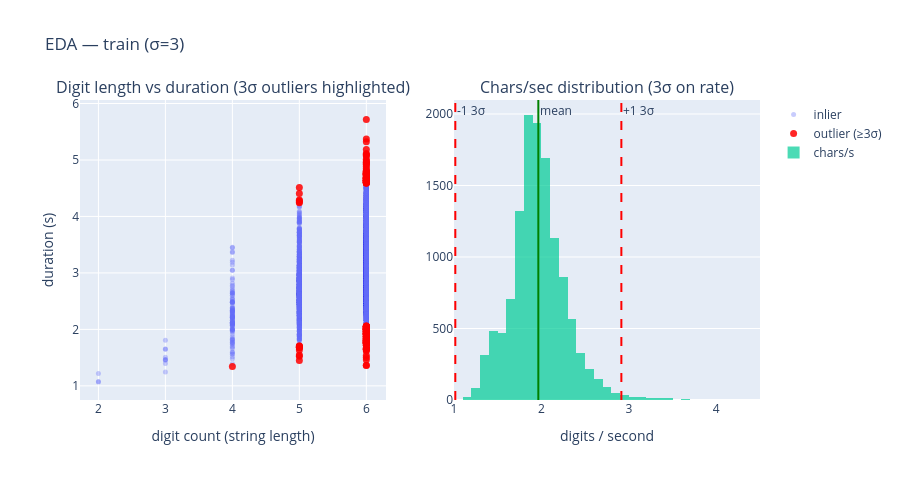
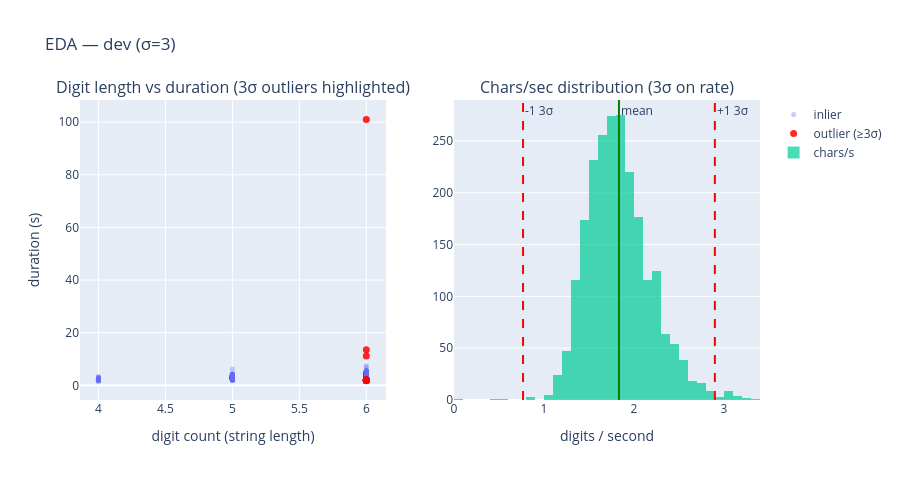

Write notebook code for charts like these, in order.
### Code cell
def plot_digit_vs_duration(df: pd.DataFrame, title: str, sigma: int = 3):
    sub = df[df["digit_len"].notna()].copy()
    cps_flag = sub[f"outlier_cps_{sigma}sigma"]
    resid_flag = sub[f"outlier_resid_{sigma}sigma"]
    any_flag = cps_flag | resid_flag

    fig = make_subplots(
        rows=1,
        cols=2,
        subplot_titles=(
            f"Digit length vs duration ({sigma}σ outliers highlighted)",
            f"Chars/sec distribution ({sigma}σ on rate)",
        ),
    )

    fig.add_trace(
        go.Scatter(
            x=sub.loc[~any_flag, "digit_len"],
            y=sub.loc[~any_flag, "duration_sec"],
            mode="markers",
            marker=dict(size=5, opacity=0.35),
            name="inlier",
            hovertext=sub.loc[~any_flag, "filename"],
        ),
        row=1,
        col=1,
    )
    fig.add_trace(
        go.Scatter(
            x=sub.loc[any_flag, "digit_len"],
            y=sub.loc[any_flag, "duration_sec"],
            mode="markers",
            marker=dict(size=7, color="red", opacity=0.85),
            name=f"outlier (≥{sigma}σ)",
            hovertext=sub.loc[any_flag, "filename"],
        ),
        row=1,
        col=1,
    )

    mu = float(sub["chars_per_sec"].mean())
    sd = float(sub["chars_per_sec"].std(ddof=0))
    fig.add_trace(
        go.Histogram(x=sub["chars_per_sec"], nbinsx=50, name="chars/s", opacity=0.7),
        row=1,
        col=2,
    )
    for sign in (-1, 1):
        fig.add_vline(
            x=mu + sign * sigma * sd,
            line_dash="dash",
            line_color="red",
            annotation_text=f"{sign:+} {sigma}σ",
            row=1,
            col=2,
        )
    fig.add_vline(x=mu, line_color="green", annotation_text="mean", row=1, col=2)

    fig.update_xaxes(title_text="digit count (string length)", row=1, col=1)
    fig.update_yaxes(title_text="duration (s)", row=1, col=1)
    fig.update_xaxes(title_text="digits / second", row=1, col=2)

    fig.update_layout(title_text=title, showlegend=True, height=480)
    fig.show()


_FLAGGED_BY_SPLIT = {"train": train_flagged, "dev": dev_flagged, "all": all_flagged}

sigma_radio = widgets.RadioButtons(options=[3, 4, 5], description="σ cutoff")
split_dd = widgets.Dropdown(options=["train", "dev", "all"], value="train", description="Split")


def _eda_refresh(change=None):
    plot_digit_vs_duration(
        _FLAGGED_BY_SPLIT[split_dd.value],
        title=f"EDA — {split_dd.value} (σ={sigma_radio.value})",
        sigma=sigma_radio.value,
    )


sigma_radio.observe(_eda_refresh, names="value")
split_dd.observe(_eda_refresh, names="value")

display(widgets.HBox([sigma_radio, split_dd]))
_eda_refresh()

### Figure 1 — Plotly figure (JSON) as saved in the notebook; plotly's stock layout.template omitted (floating-point values rounded to 4 significant figures; data arrays with more than 128 entries replaced by an {"elided": "..."} marker saying what was removed)
{"data": [{"hovertext": {"elided": "12354 str values"}, "marker": {"opacity": 0.35, "size": 5}, "mode": "markers", "name": "inlier", "type": "scatter", "x": {"elided": "12354 int values"}, "xaxis": "x", "y": {"elided": "12354 float values"}, "yaxis": "y"}, {"hovertext": {"elided": "199 str values"}, "marker": {"color": "red", "opacity": 0.85, "size": 7}, "mode": "markers", "name": "outlier (≥3σ)", "type": "scatter", "x": {"elided": "199 int values"}, "xaxis": "x", "y": {"elided": "199 float values"}, "yaxis": "y"}, {"name": "chars/s", "nbinsx": 50, "opacity": 0.7, "type": "histogram", "x": {"elided": "12553 float values"}, "xaxis": "x2", "yaxis": "y2"}], "layout": {"annotations": [{"font": {"size": 16}, "showarrow": false, "text": "Digit length vs duration (3σ outliers highlighted)", "x": 0.225, "xanchor": "center", "xref": "paper", "y": 1, "yanchor": "bottom", "yref": "paper"}, {"font": {"size": 16}, "showarrow": false, "text": "Chars/sec distribution (3σ on rate)", "x": 0.775, "xanchor": "center", "xref": "paper", "y": 1, "yanchor": "bottom", "yref": "paper"}, {"showarrow": false, "text": "-1 3σ", "x": 1.015, "xanchor": "left", "xref": "x2", "y": 1, "yanchor": "top", "yref": "y2 domain"}, {"showarrow": false, "text": "+1 3σ", "x": 2.914, "xanchor": "left", "xref": "x2", "y": 1, "yanchor": "top", "yref": "y2 domain"}, {"showarrow": false, "text": "mean", "x": 1.965, "xanchor": "left", "xref": "x2", "y": 1, "yanchor": "top", "yref": "y2 domain"}], "height": 480, "shapes": [{"line": {"color": "red", "dash": "dash"}, "type": "line", "x0": 1.015, "x1": 1.015, "xref": "x2", "y0": 0, "y1": 1, "yref": "y2 domain"}, {"line": {"color": "red", "dash": "dash"}, "type": "line", "x0": 2.914, "x1": 2.914, "xref": "x2", "y0": 0, "y1": 1, "yref": "y2 domain"}, {"line": {"color": "green"}, "type": "line", "x0": 1.965, "x1": 1.965, "xref": "x2", "y0": 0, "y1": 1, "yref": "y2 domain"}], "showlegend": true, "title": {"text": "EDA — train (σ=3)"}, "xaxis": {"anchor": "y", "domain": [0, 0.45], "title": {"text": "digit count (string length)"}}, "xaxis2": {"anchor": "y2", "domain": [0.55, 1], "title": {"text": "digits / second"}}, "yaxis": {"anchor": "x", "domain": [0, 1], "title": {"text": "duration (s)"}}, "yaxis2": {"anchor": "x2", "domain": [0, 1]}}}

### Figure 2 — Plotly figure (JSON) as saved in the notebook; plotly's stock layout.template omitted (floating-point values rounded to 4 significant figures; data arrays with more than 128 entries replaced by an {"elided": "..."} marker saying what was removed)
{"data": [{"hovertext": {"elided": "2243 str values"}, "marker": {"opacity": 0.35, "size": 5}, "mode": "markers", "name": "inlier", "type": "scatter", "x": {"elided": "2243 int values"}, "xaxis": "x", "y": {"elided": "2243 float values"}, "yaxis": "y"}, {"hovertext": ["dev/10f13b4f0a.wav", "dev/1c33c64cea.wav", "dev/22d6917572.wav", "dev/258d995000.mp3", "dev/2ce705cb45.mp3", "dev/3d7fcc9583.wav", "dev/3f109af199.mp3", "dev/45ecba4e5b.wav", "dev/45f5c60d3f.wav", "dev/6d888bc4d8.wav", "dev/95cd2d7a06.wav", "dev/a27b7518c1.wav", "dev/aba0499b2d.wav", "dev/bad59ec179.wav", "dev/bf848f86ae.wav", "dev/c9bb312e08.wav", "dev/d6dafaa5eb.wav", "dev/def9660d68.wav", "dev/e04b7cad0c.wav", "dev/e4d2f96013.wav", "dev/ea4703df46.wav", "dev/ee314472e9.wav"], "marker": {"color": "red", "opacity": 0.85, "size": 7}, "mode": "markers", "name": "outlier (≥3σ)", "type": "scatter", "x": [6, 6, 6, 6, 6, 6, 6, 6, 6, 6, 6, 6, 6, 6, 6, 6, 6, 6, 6, 6, 6, 6], "xaxis": "x", "y": [1.96, 1.96, 2.04, 101.1, 13.56, 1.92, 11.16, 1.96, 1.96, 1.92, 1.84, 2.016, 1.96, 1.84, 1.92, 1.96, 2.0, 2.0, 1.911, 2.04, 2.0, 1.797], "yaxis": "y"}, {"name": "chars/s", "nbinsx": 50, "opacity": 0.7, "type": "histogram", "x": {"elided": "2265 float values"}, "xaxis": "x2", "yaxis": "y2"}], "layout": {"annotations": [{"font": {"size": 16}, "showarrow": false, "text": "Digit length vs duration (3σ outliers highlighted)", "x": 0.225, "xanchor": "center", "xref": "paper", "y": 1, "yanchor": "bottom", "yref": "paper"}, {"font": {"size": 16}, "showarrow": false, "text": "Chars/sec distribution (3σ on rate)", "x": 0.775, "xanchor": "center", "xref": "paper", "y": 1, "yanchor": "bottom", "yref": "paper"}, {"showarrow": false, "text": "-1 3σ", "x": 0.7672, "xanchor": "left", "xref": "x2", "y": 1, "yanchor": "top", "yref": "y2 domain"}, {"showarrow": false, "text": "+1 3σ", "x": 2.899, "xanchor": "left", "xref": "x2", "y": 1, "yanchor": "top", "yref": "y2 domain"}, {"showarrow": false, "text": "mean", "x": 1.833, "xanchor": "left", "xref": "x2", "y": 1, "yanchor": "top", "yref": "y2 domain"}], "height": 480, "shapes": [{"line": {"color": "red", "dash": "dash"}, "type": "line", "x0": 0.7672, "x1": 0.7672, "xref": "x2", "y0": 0, "y1": 1, "yref": "y2 domain"}, {"line": {"color": "red", "dash": "dash"}, "type": "line", "x0": 2.899, "x1": 2.899, "xref": "x2", "y0": 0, "y1": 1, "yref": "y2 domain"}, {"line": {"color": "green"}, "type": "line", "x0": 1.833, "x1": 1.833, "xref": "x2", "y0": 0, "y1": 1, "yref": "y2 domain"}], "showlegend": true, "title": {"text": "EDA — dev (σ=3)"}, "xaxis": {"anchor": "y", "domain": [0, 0.45], "title": {"text": "digit count (string length)"}}, "xaxis2": {"anchor": "y2", "domain": [0.55, 1], "title": {"text": "digits / second"}}, "yaxis": {"anchor": "x", "domain": [0, 1], "title": {"text": "duration (s)"}}, "yaxis2": {"anchor": "x2", "domain": [0, 1]}}}
